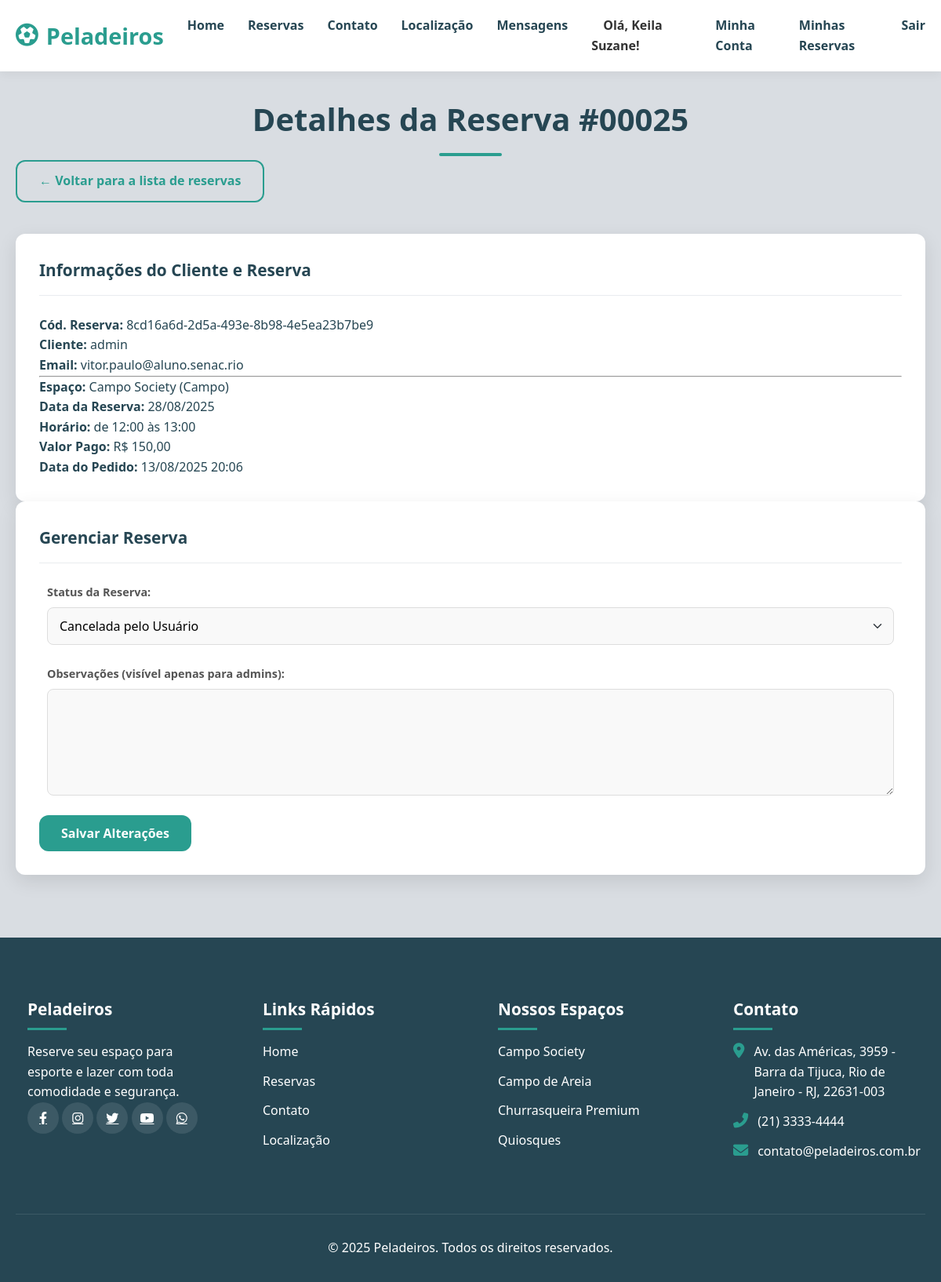
Page /gerenciar/25/ (signed in) on the committed database.
### usuarios/models.py (models this page shows)
class Usuario(AbstractUser):
    cpf = models.CharField(max_length=14, unique=True)
    data_nascimento = models.DateField(null=True, blank=True)
    telefone = models.CharField(max_length=15, null=True, blank=True)
    SEXO_CHOICES = (('M', 'Masculino'), ('F', 'Feminino'))
    sexo = models.CharField(max_length=1, choices=SEXO_CHOICES, null=True, blank=True)
    cep = models.CharField(max_length=9, null=True, blank=True)
    logradouro = models.CharField(max_length=255, null=True, blank=True)
    numero = models.CharField(max_length=20, null=True, blank=True)
    complemento = models.CharField(max_length=100, null=True, blank=True)
    bairro = models.CharField(max_length=100, null=True, blank=True)
    cidade = models.CharField(max_length=100, null=True, blank=True)
    estado = models.CharField(max_length=2, null=True, blank=True)

### reservas/models.py (models this page shows, shortened)
class Reserva(models.Model):
    STATUS_CHOICES = (
        ('nao_lida', 'Não Lida'),
        ('em_tratamento', 'Em Tratamento'),
        ('tratado', 'Tratado'),
        ('cancelada_pelo_usuario', 'Cancelada pelo Usuário'), # NOVO STATUS
    )
    codigo_reserva = models.UUIDField(default=uuid.uuid4, editable=False, unique=True, null=True)
    espaco = models.ForeignKey(Espaco, on_delete=models.PROTECT, related_name='reservas')
    usuario = models.ForeignKey(settings.AUTH_USER_MODEL, on_delete=models.PROTECT, related_name='reservas_feitas')
    data_inicio = models.DateTimeField()
    data_fim = models.DateTimeField()
    preco_final = models.DecimalField(max_digits=10, decimal_places=2)
    status = models.CharField(max_length=30, choices=STATUS_CHOICES, default='nao_lida') # Aumentar max_length
    observacoes_admin = models.TextField(
        blank=True,
        null=True,
        verbose_name="Observações do Administrador",
        help_text="Anotações internas visíveis apenas para a administração."
    )
    data_criacao = models.DateTimeField(auto_now_add=True)

class Espaco(models.Model):
    MODELO_COBRANCA_CHOICES = (('hora', 'Por Hora'), ('periodo', 'Por Período'))
    TIPO_CHOICES = (('campo', 'Campo'), ('churrasqueira', 'Churrasqueira'), ('quiosque', 'Quiosque'))
    nome = models.CharField(max_length=100)
    descricao = models.TextField(blank=True, null=True)
    foto = models.ImageField(upload_to='espacos_fotos/', blank=True, null=True)
    tipo = models.CharField(max_length=20, choices=TIPO_CHOICES)
    capacidade = models.PositiveIntegerField()
    disponivel = models.BooleanField(default=True)
    modelo_de_cobranca = models.CharField(max_length=10, choices=MODELO_COBRANCA_CHOICES, default='hora')

### reservas/views.py (the view)
# urls.py: path('gerenciar/<int:reserva_id>/', views.detalhe_reserva_admin, name='detalhe_reserva_admin'),
@user_passes_test(is_staff_member)
def detalhe_reserva_admin(request, reserva_id):
    reserva = get_object_or_404(Reserva, id=reserva_id)
    if request.method == 'POST':
        form = ReservaAdminForm(request.POST, instance=reserva)
        if form.is_valid():
            form.save()
            messages.success(request, 'A reserva foi atualizada com sucesso!')
            return redirect('reservas:detalhe_reserva_admin', reserva_id=reserva.id)
    else:
        form = ReservaAdminForm(instance=reserva)
    context = {
        'reserva': reserva,
        'form': form,
    }
    return render(request, 'detalhe_reserva_admin.html', context)

### reservas/forms.py
class ReservaAdminForm(forms.ModelForm):
    class Meta:
        model = Reserva
        fields = ['status', 'observacoes_admin']
        widgets = {
            'status': forms.Select(attrs={'class': 'form-control form-select'}),
            'observacoes_admin': forms.Textarea(attrs={'class': 'form-control', 'rows': 5}),
        }
        labels = {
            'status': 'Status da Reserva',
            'observacoes_admin': 'Observações (visível apenas para admins)',
        }

### reservas/views.py (called while the page is built)
def is_staff_member(user):
    return user.is_staff

### templates/detalhe_reserva_admin.html (shortened to what this page needs)
{% extends 'base.html' %}
{% load static %}
{% block content %}
<section class="detail-page" style="padding: 120px 0 80px 0;">
    <div class="container">
        <h2 class="section-title">Detalhes da Reserva #{{ reserva.id|stringformat:"05d" }}</h2>
        <p class="text-center" style="margin-top: -40px; margin-bottom: 40px;">
            <a href="{% url 'reservas:gerenciar_reservas' %}" class="btn btn-sm btn-outline">&larr; Voltar para a lista de reservas</a>
        </p>
        <div class="detail-grid">
            <div class="detail-card info-card">
                <h3>Informações do Cliente e Reserva</h3>
                <p><strong>Cód. Reserva:</strong> {{ reserva.codigo_reserva }}</p>
                <p><strong>Cliente:</strong> {{ reserva.usuario.get_full_name|default:reserva.usuario.username }}</p>
                <p><strong>Email:</strong> {{ reserva.usuario.email }}</p>
                <hr>
                <p><strong>Espaço:</strong> {{ reserva.espaco.nome }} ({{ reserva.espaco.get_tipo_display }})</p>
                <p><strong>Data da Reserva:</strong> {{ reserva.data_inicio|date:"d/m/Y" }}</p>
                <p><strong>Horário:</strong> de {{ reserva.data_inicio|time:"H:i" }} às {{ reserva.data_fim|time:"H:i" }}</p>
                <p><strong>Valor Pago:</strong> R$ {{ reserva.preco_final }}</p>
                <p><strong>Data do Pedido:</strong> {{ reserva.data_criacao|date:"d/m/Y H:i" }}</p>
            </div>
            <div class="detail-card action-card">
                <h3>Gerenciar Reserva</h3>
                <form method="POST" novalidate>
                    <div class="form-group mb-3">
                        {{ form.status.label_tag }}
                        {{ form.status }}
                    </div>
                    <div class="form-group mb-4">
                        {{ form.observacoes_admin.label_tag }}
                        {{ form.observacoes_admin }}
                    </div>
                    <button type="submit" class="btn w-100">Salvar Alterações</button>
                </form>
            </div>
        </div>
    </div>
</section>
{% endblock %}

### templates/base.html (shortened to what this page needs)
{% load static %}
<!DOCTYPE html>
<html lang="pt-BR">
<head>
    <link rel="stylesheet" href="https://cdnjs.cloudflare.com/ajax/libs/font-awesome/6.4.0/css/all.min.css">
    <link rel="stylesheet" href="{% static 'css/styles.css' %}">
</head>
<body>
    <header>
        <div class="container">
            <nav class="navbar">
                <a href="{% url 'index' %}" class="logo">
                    <i class="fas fa-futbol"></i>
                    Peladeiros
                </a>
                <ul class="nav-links">
                    <li><a href="{% url 'index' %}">Home</a></li>
                    <li><a href="{% url 'reservas:reservas' %}">Reservas</a></li>
                    <li><a href="{% url 'contato:contato' %}">Contato</a></li>
                    <li><a href="{% url 'localizacao' %}">Localização</a></li>
                    {% if user.is_authenticated %}
                        {% if user.is_staff %}
                        <li><a href="{% url 'contato:lista_mensagens' %}" style="color: #264653;">Mensagens</a></li>
                        {% endif %}
                        <li><span style="color: #333; font-weight: 600; padding: 0 15px;">Olá, {{ user.first_name|default:user.username }}!</span></li>
                        <li><a href="{% url 'usuarios:minha_conta' %}">Minha Conta</a></li>
                        <li><a href="{% url 'reservas:minhas_reservas' %}">Minhas Reservas</a></li>
                        <li><a href="{% url 'usuarios:sair' %}">Sair</a></li>
                    {% else %}
                        <li><a href="{% url 'usuarios:entrar' %}">Entrar</a></li>
                        <li><a href="{% url 'usuarios:criar_conta' %}" class="btn">Criar Conta</a></li>
                    {% endif %}
                </ul>
            </nav>
        </div>
    </header>
    <main>
        {% block content %}
        {% endblock %}
    </main>
    <footer id="contact">
        <div class="container">
            <div class="footer-content">
                 <div class="footer-column">
                    <h3>Peladeiros</h3>
                    <p>Reserve seu espaço para esporte e lazer com toda comodidade e segurança.</p>
                    <div class="social-links">
                        <a href="#"><i class="fab fa-facebook-f"></i></a>
                        <a href="#"><i class="fab fa-instagram"></i></a>
                        <a href="#"><i class="fab fa-twitter"></i></a>
                        <a href="#"><i class="fab fa-youtube"></i></a>
                        <a href="#"><i class="fab fa-whatsapp"></i></a>
                    </div>
                </div>
                <div class="footer-column">
                    <h3>Links Rápidos</h3>
                    <ul>
                        <li><a href="{% url 'index' %}">Home</a></li>
                        <li><a href="{% url 'reservas:reservas' %}">Reservas</a></li>
                        <li><a href="{% url 'contato:contato' %}">Contato</a></li>
                        <li><a href="{% url 'localizacao' %}">Localização</a></li>
                    </ul>
                </div>
                <div class="footer-column">
                    <h3>Nossos Espaços</h3>
                    <ul>
                        <li>Campo Society</li>
                        <li>Campo de Areia</li>
                        <li>Churrasqueira Premium</li>
                        <li>Quiosques</li>
                    </ul>
                </div>
                <div class="footer-column">
                    <h3>Contato</h3>
                    <ul class="contact-info">
                        <li><i class="fas fa-map-marker-alt"></i><span>Av. das Américas, 3959 - Barra da Tijuca, Rio de Janeiro - RJ, 22631-003</span></li>
                        <li><i class="fas fa-phone-alt"></i><span>(21) 3333-4444</span></li>
                        <li><i class="fas fa-envelope"></i><span>contato@peladeiros.com.br</span></li>
                    </ul>
                </div>
            </div>
            <div class="copyright">
                &copy; 2025 Peladeiros. Todos os direitos reservados.
            </div>
        </div>
    </footer>
</body>
</html>

### rows in the picture
Usuario: first_name "Keila Suzane"
Reserva: id "00025", codigo_reserva "8cd16a6d-2d5a-493e-8b98-4e5ea23b7be9", usuario.get_full_name "admin", usuario.email "vitor.paulo@aluno.senac.rio", espaco.nome "Campo Society", espaco.tipo "Campo", data_inicio "28/08/2025", data_inicio "12:00", data_fim "13:00", preco_final "150,00", data_criacao "13/08/2025 20:06", status "Cancelada pelo Usuário"
